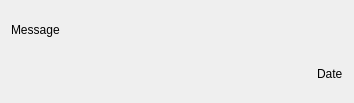
<?xml version="1.0" encoding="UTF-8"?>
<ui version="4.0">
 <class>ChatItemWidget</class>
 <widget class="QWidget" name="ChatItemWidget">
  <property name="geometry">
   <rect>
    <x>0</x>
    <y>0</y>
    <width>354</width>
    <height>103</height>
   </rect>
  </property>
  <property name="windowTitle">
   <string>Form</string>
  </property>
  <layout class="QVBoxLayout" name="verticalLayout">
   <item>
    <widget class="QLabel" name="lblMessage">
     <property name="text">
      <string>Message</string>
     </property>
    </widget>
   </item>
   <item alignment="Qt::AlignRight">
    <widget class="QLabel" name="lblDate">
     <property name="text">
      <string>Date</string>
     </property>
    </widget>
   </item>
  </layout>
 </widget>
 <resources/>
 <connections/>
</ui>
